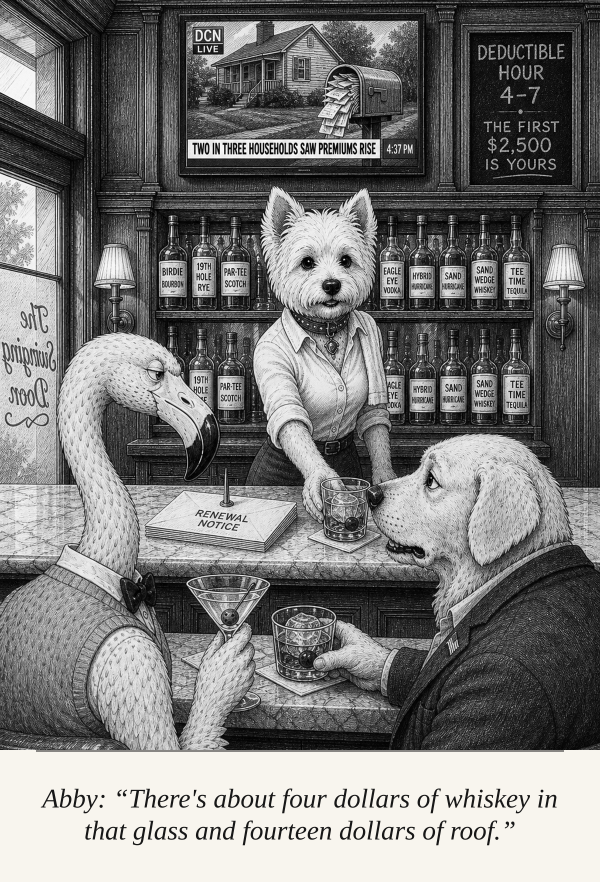
#> input picture canon/showcase-retired/sc04-fourteen-dollars-of-roof.png, 1200 x 1764 px, found by its file name (shown at 1/2 size)
$ python make-abby-picture1-round2.py
#> lines starting #> are read from the running program, lines starting #| are printed output that depends on the picture
#!/usr/bin/env python3
"""ABBY ROUND 2 - build Picture 1 from the approved plate sc04.

The lead's root-cause call: the shipped PLATE_CROPS["abby"] tile (trio.png at
486,470,360,450) is cut off at the collar, her mouth is open with the tongue
showing and she stares straight out - and at fast Lightning cfg 1 the model
copies Picture 1 and cannot be argued out of it. Replace it with a crop of a
plate Rick already accepted:

    canon/showcase-retired/sc04-fourteen-dollars-of-roof.png  box 470,345,345,680

TWO CORRECTIONS TO THAT CROP, made because I cut it and looked at it on a
coordinate grid before sending it:

  1. BARCLAY IS IN IT. His pale muzzle and his black nose sit in the bottom
     right corner - crop x 255-345, y 596-680 of the 345x680 box. The lead's
     own EDIT 12 says every shape in the finished picture that is not Abby is
     furniture, glass or timber, and a second animal muzzle in Picture 1 at
     cfg 1 is precisely the extra-figure lesson this round exists to unteach.
     Painted out with marble cloned from the same plate. The rocks glass's rim
     ends at crop x~265, so the fill starts at x=262 and the glass survives.

  2. THE RENEWAL NOTICE ENVELOPE, bottom left, carries lettering, and the
     house rules say nothing printed lies on the marble in a study. Painted
     out with the same marble.

Everything else is the approved plate untouched: one figure, head to hands,
closed mouth, eyes down at the customer, both fur-backed hands at work, the
counter across the bottom, the back bar behind, the compact square-muzzled
Westie head.
"""
import sys
from PIL import Image, ImageFilter

PLATE = "Z:/ImageGenerator/Cartoon/canon/showcase-retired/sc04-fourteen-dollars-of-roof.png"
BOX = (470, 345, 345, 680)          # left, top, w, h
MARBLE = (60, 955, 200, 1025)       # clean near-counter marble on the same plate
OUT = sys.argv[1] if len(sys.argv) > 1 else "abby-p1-round2.png"

plate = Image.open(PLATE).convert("L")
L, T, W, H = BOX
tile = plate.crop((L, T, L + W, T + H))
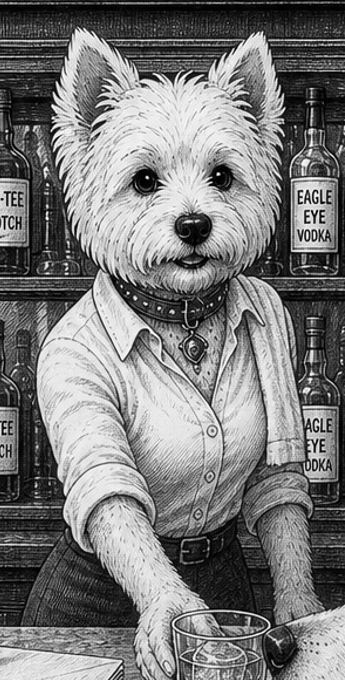
#> tile: PIL image 345x680 L; min 0, max 255, mean 122.3

marble = plate.crop(MARBLE)
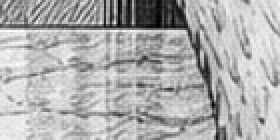
#> marble: PIL image 140x70 L (shown 2 times larger); min 0, max 255, mean 174.8


def patch(dst, rect, feather=5):
    """Clone marble over rect=(x0,y0,x1,y1) in tile coords, feathered."""
#> called with rect = (262, 594, 345, 680), feather = 5
    x0, y0, x1, y1 = rect
    w, h = x1 - x0, y1 - y0
    fill = Image.new("L", (w, h))
#> fill: PIL image 83x86 L; every value is 0
    for oy in range(0, h, marble.height):
        for ox in range(0, w, marble.width):
            fill.paste(marble, (ox, oy))
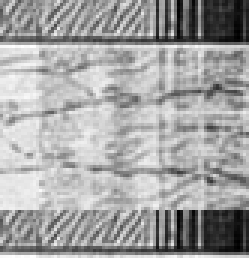
#> fill: PIL image 83x86 L (shown 3 times larger); min 0, max 255, mean 163.4
    mask = Image.new("L", (w, h), 255)
#> mask: PIL image 83x86 L; every value is 255
    mask = mask.filter(ImageFilter.GaussianBlur(0))
    # feather every edge that is interior to the tile
    px = mask.load()
    for yy in range(h):
        for xx in range(w):
            d = min(
                xx + feather if x0 == 0 else xx,
                yy + feather if y0 == 0 else yy,
                (w - 1 - xx) + feather if x1 >= dst.width else (w - 1 - xx),
                (h - 1 - yy) + feather if y1 >= dst.height else (h - 1 - yy),
            )
            if d < feather:
                px[xx, yy] = int(255 * d / feather)
    dst.paste(fill, (x0, y0), mask)
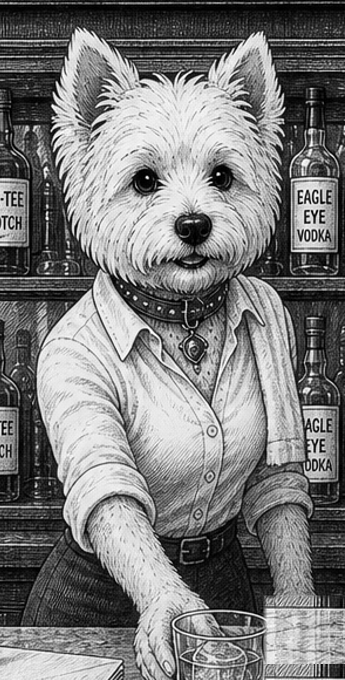
#> dst: PIL image 345x680 L; min 0, max 255, mean 123.1


patch(tile, (262, 594, 345, 680))   # Barclay's muzzle and nose
patch(tile, (0, 643, 142, 680))     # the RENEWAL NOTICE envelope
#> call 2 of patch, with rect = (0, 643, 142, 680), feather = 5
#> in patch (call 2), `fill = Image.new("L", (w, h))`: fill: PIL image 142x37 L; every value is 0
#> after the loop in patch (call 2), `for oy in range(0, h, marble.height):`:
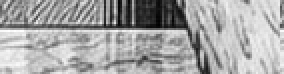
#> fill: PIL image 142x37 L (shown 2 times larger); min 0, max 255, mean 165.6
#> in patch (call 2), `mask = Image.new("L", (w, h), 255)`: mask: PIL image 142x37 L; every value is 255


# ROUND 2, THIRD PASS: the 345x680 crop is aspect 0.507 and the house shape is
# 4:5 (0.80). Two passes with it as Picture 1 lost the ROOM entirely - blank
# sketchbook paper, no back bar - which the round-1 trio tile (360x450, exactly
# 4:5) never did. Pass "pad" as the second argument to reflect-pad the crop out
# to 545x680 so Picture 1 arrives in the house shape.
if len(sys.argv) > 2 and sys.argv[2] == "pad":
    import numpy as np
    a = np.asarray(tile)
    want = round(tile.height * 0.8)
    extra = want - tile.width
    left = extra // 2
    a = np.pad(a, ((0, 0), (left, extra - left)), mode="reflect")
    tile = Image.fromarray(a)

tile.save(OUT)
print(f"{OUT}  {tile.size[0]}x{tile.size[1]}  from {PLATE} box {BOX}")
#| abby-p1-round2.png  345x680  from Z:/ImageGenerator/Cartoon/canon/showcase-retired/sc04-fourteen-dollars-of-roof.png box (470, 345, 345, 680)

$ run again, with canon/showcase-retired/sc01-best-performing-square-foot.png copied over canon/showcase-retired/sc04-fourteen-dollars-of-roof.png
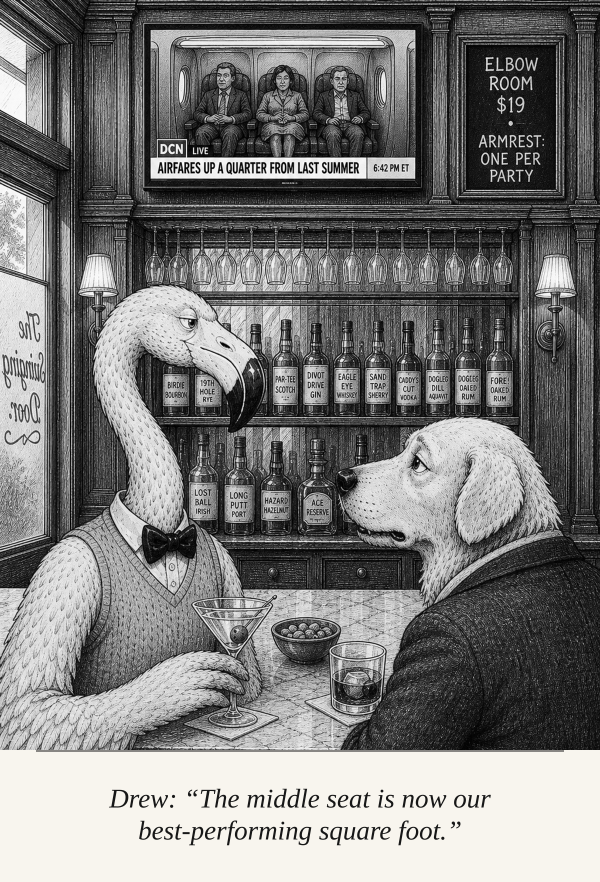
#> input picture canon/showcase-retired/sc01-best-performing-square-foot.png, 1200 x 1764 px, found by its file name (shown at 1/2 size)
#> after the loop in patch, `for oy in range(0, h, marble.height):`:
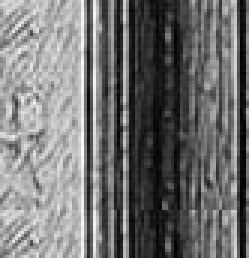
#> fill: PIL image 83x86 L (shown 3 times larger); min 0, max 255, mean 113.9
#> mask: PIL image 83x86 L; every value is 255
#> after the loop in patch (call 2), `for oy in range(0, h, marble.height):`:
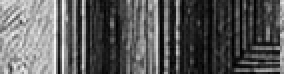
#> fill: PIL image 142x37 L (shown 2 times larger); min 0, max 249, mean 89.2
#> mask: PIL image 142x37 L; every value is 255
#| abby-p1-round2.png  345x680  from Z:/ImageGenerator/Cartoon/canon/showcase-retired/sc04-fourteen-dollars-of-roof.png box (470, 345, 345, 680)

$ run again, with canon/showcase-retired/sc02-reconsidered-the-olive.png copied over canon/showcase-retired/sc04-fourteen-dollars-of-roof.png
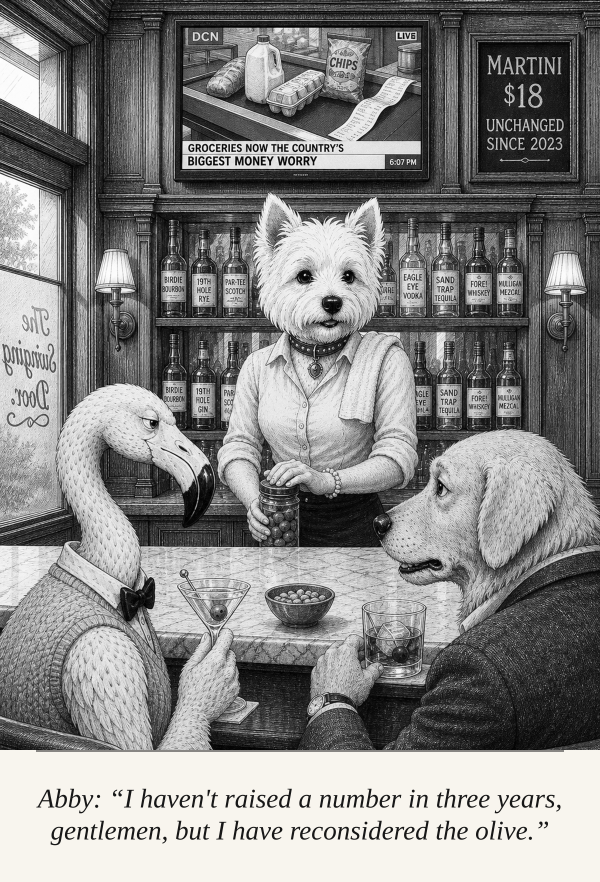
#> input picture canon/showcase-retired/sc02-reconsidered-the-olive.png, 1200 x 1764 px, found by its file name (shown at 1/2 size)
#> after the loop in patch, `for oy in range(0, h, marble.height):`:
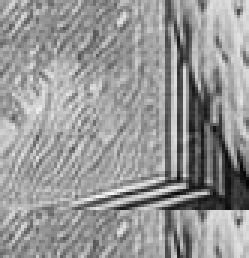
#> fill: PIL image 83x86 L (shown 3 times larger); min 4, max 244, mean 150.6
#> mask: PIL image 83x86 L; every value is 255
#> after the loop in patch (call 2), `for oy in range(0, h, marble.height):`:
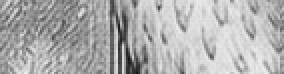
#> fill: PIL image 142x37 L (shown 2 times larger); min 19, max 237, mean 174.9
#> mask: PIL image 142x37 L; every value is 255
#| abby-p1-round2.png  345x680  from Z:/ImageGenerator/Cartoon/canon/showcase-retired/sc04-fourteen-dollars-of-roof.png box (470, 345, 345, 680)

$ run again, with canon/showcase-retired/sc06-ninety-thousand-miles.png copied over canon/showcase-retired/sc04-fourteen-dollars-of-roof.png
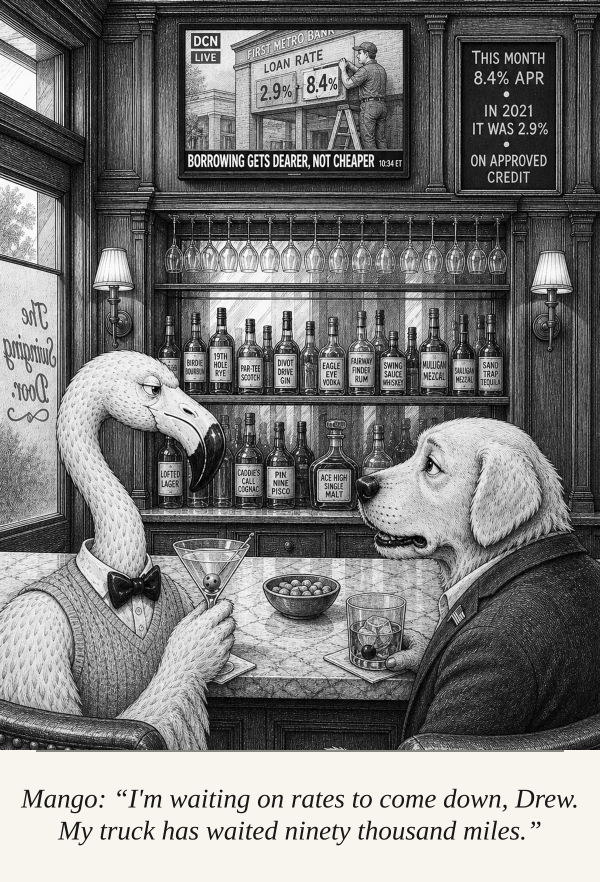
#> input picture canon/showcase-retired/sc06-ninety-thousand-miles.png, 1200 x 1764 px, found by its file name (shown at 1/2 size)
#> after the loop in patch, `for oy in range(0, h, marble.height):`:
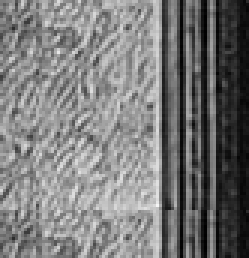
#> fill: PIL image 83x86 L (shown 3 times larger); min 0, max 245, mean 121.4
#> mask: PIL image 83x86 L; every value is 255
#> after the loop in patch (call 2), `for oy in range(0, h, marble.height):`:
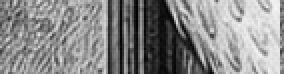
#> fill: PIL image 142x37 L (shown 2 times larger); min 0, max 246, mean 137
#> mask: PIL image 142x37 L; every value is 255
#| abby-p1-round2.png  345x680  from Z:/ImageGenerator/Cartoon/canon/showcase-retired/sc04-fourteen-dollars-of-roof.png box (470, 345, 345, 680)
